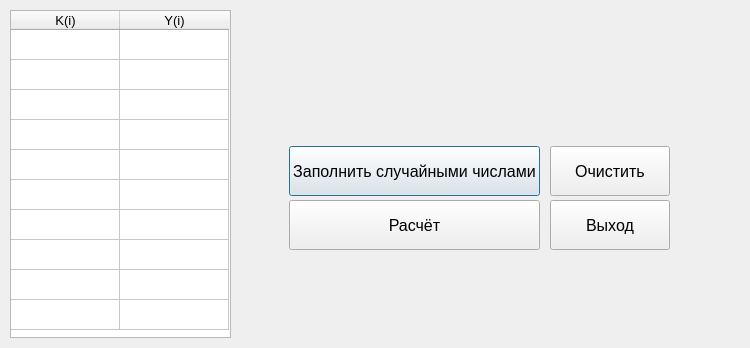
<?xml version="1.0" encoding="UTF-8"?>
<ui version="4.0">
 <class>Dialog</class>
 <widget class="QDialog" name="Dialog">
  <property name="geometry">
   <rect>
    <x>0</x>
    <y>0</y>
    <width>750</width>
    <height>348</height>
   </rect>
  </property>
  <property name="minimumSize">
   <size>
    <width>0</width>
    <height>0</height>
   </size>
  </property>
  <property name="maximumSize">
   <size>
    <width>750</width>
    <height>435</height>
   </size>
  </property>
  <property name="windowTitle">
   <string>Dialog</string>
  </property>
  <widget class="QTableWidget" name="tableWidget">
   <property name="geometry">
    <rect>
     <x>10</x>
     <y>10</y>
     <width>221</width>
     <height>328</height>
    </rect>
   </property>
   <property name="font">
    <font>
     <pointsize>10</pointsize>
    </font>
   </property>
   <attribute name="horizontalHeaderDefaultSectionSize">
    <number>109</number>
   </attribute>
   <attribute name="verticalHeaderVisible">
    <bool>false</bool>
   </attribute>
   <row>
    <property name="text">
     <string/>
    </property>
   </row>
   <row>
    <property name="text">
     <string/>
    </property>
   </row>
   <row>
    <property name="text">
     <string/>
    </property>
   </row>
   <row>
    <property name="text">
     <string/>
    </property>
   </row>
   <row>
    <property name="text">
     <string/>
    </property>
   </row>
   <row>
    <property name="text">
     <string/>
    </property>
   </row>
   <row>
    <property name="text">
     <string/>
    </property>
   </row>
   <row>
    <property name="text">
     <string/>
    </property>
   </row>
   <row>
    <property name="text">
     <string/>
    </property>
   </row>
   <row>
    <property name="text">
     <string/>
    </property>
   </row>
   <column>
    <property name="text">
     <string>K(i)</string>
    </property>
   </column>
   <column>
    <property name="text">
     <string>Y(i)</string>
    </property>
   </column>
  </widget>
  <widget class="QPushButton" name="btn_random_number">
   <property name="geometry">
    <rect>
     <x>289</x>
     <y>146</y>
     <width>251</width>
     <height>50</height>
    </rect>
   </property>
   <property name="font">
    <font>
     <family>Segoe UI</family>
     <pointsize>12</pointsize>
    </font>
   </property>
   <property name="text">
    <string>Заполнить случайными числами</string>
   </property>
  </widget>
  <widget class="QPushButton" name="btn_solve">
   <property name="geometry">
    <rect>
     <x>289</x>
     <y>200</y>
     <width>251</width>
     <height>50</height>
    </rect>
   </property>
   <property name="font">
    <font>
     <family>Segoe UI</family>
     <pointsize>12</pointsize>
    </font>
   </property>
   <property name="text">
    <string>Расчёт</string>
   </property>
  </widget>
  <widget class="QPushButton" name="btn_clear">
   <property name="geometry">
    <rect>
     <x>550</x>
     <y>146</y>
     <width>120</width>
     <height>50</height>
    </rect>
   </property>
   <property name="font">
    <font>
     <family>Segoe UI</family>
     <pointsize>12</pointsize>
    </font>
   </property>
   <property name="text">
    <string>Очистить</string>
   </property>
  </widget>
  <widget class="QPushButton" name="btn_exit">
   <property name="geometry">
    <rect>
     <x>550</x>
     <y>200</y>
     <width>120</width>
     <height>50</height>
    </rect>
   </property>
   <property name="font">
    <font>
     <family>Segoe UI</family>
     <pointsize>12</pointsize>
    </font>
   </property>
   <property name="text">
    <string>Выход</string>
   </property>
  </widget>
  <widget class="QLabel" name="label_img">
   <property name="geometry">
    <rect>
     <x>240</x>
     <y>20</y>
     <width>501</width>
     <height>121</height>
    </rect>
   </property>
   <property name="text">
    <string/>
   </property>
   <property name="pixmap">
    <pixmap>exc.png</pixmap>
   </property>
  </widget>
  <widget class="QLabel" name="label_error">
   <property name="geometry">
    <rect>
     <x>280</x>
     <y>270</y>
     <width>391</width>
     <height>31</height>
    </rect>
   </property>
   <property name="font">
    <font>
     <family>Segoe UI</family>
     <pointsize>13</pointsize>
    </font>
   </property>
   <property name="styleSheet">
    <string notr="true">color: rgb(170, 0, 0);</string>
   </property>
   <property name="text">
    <string/>
   </property>
  </widget>
 </widget>
 <resources/>
 <connections/>
</ui>
